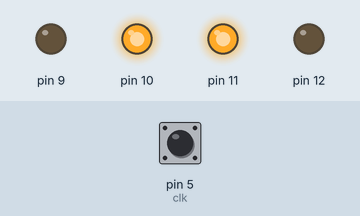
A sketch run on a simulated Arduino Uno, built with avr-gcc and run on an emulated ATmega328P. Shown: output pins drawn as LEDs (lit = HIGH). The test bench sets the inputs (shaded band); at power-on: pin 5 (clk) HIGH.

Above: at 0.1 s.
Timing chart, 0 to 1.6 s (numbered marks = the images above):
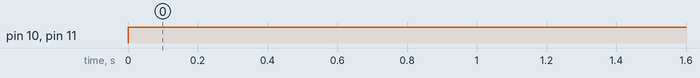

The sketch:

diy_spy_slave.ino
```cpp
int but0 = 9;
int but1 = 10;
int but2 = 11;
int but3 = 12;

int add_r[4] = {LOW, LOW, LOW, LOW};
int add_m[4] = {LOW, LOW, LOW, LOW};
int state[4] = {LOW, LOW, LOW, LOW};
int frame[4] = {LOW, LOW, LOW, LOW};

int rec = 0;
int cnt = 0;

int dat = 4;
int clk = 5;

void setup()
{
  // put your setup code here, to run once:
  for(int i=9; i<=12; i++)
  {
    pinMode(i, OUTPUT);
  }
  pinMode(dat, INPUT);
  pinMode(clk, INPUT);
}

void loop()
{
  // write to LEDs if frame is currently complete
  for(int i=0; i<4; i++)
  {
    digitalWrite(9+i, !frame[i+4]);
  }
  // receive frame
  /*
   *
   * to receive a frame, wait for clock to pull high.
   * if clock is low for more than 20 ms, reset to a new frame
   * once the clock pulls high, wait for it to pull low
   * when the clock pulls low, read the first bit, then wait for high
   *
   * repeat until a full frame is received (8 bits)
   */
  // wait for clock to pull high
  // if it is low for more than 20 ms reset to new frame
  while (digitalRead(clk)==LOW && cnt<20)
  {
    delay(1);
    cnt++;
  }
  // TODO verify address
  // start new frame
  if(cnt >= 20)
  {
    cnt = 0;
    rec = 0;
  }
  else
  {
    // wait for falling edge
    while(digitalRead(clk)==HIGH)
    {
      delay(1);
    }
    // receive bit
    frame[rec] = digitalRead(dat);
    rec++;
    cnt = 0;
  }
}
```

Measured:
- by itself, pin 10, pin 11: LOW → HIGH at 0.00 s
